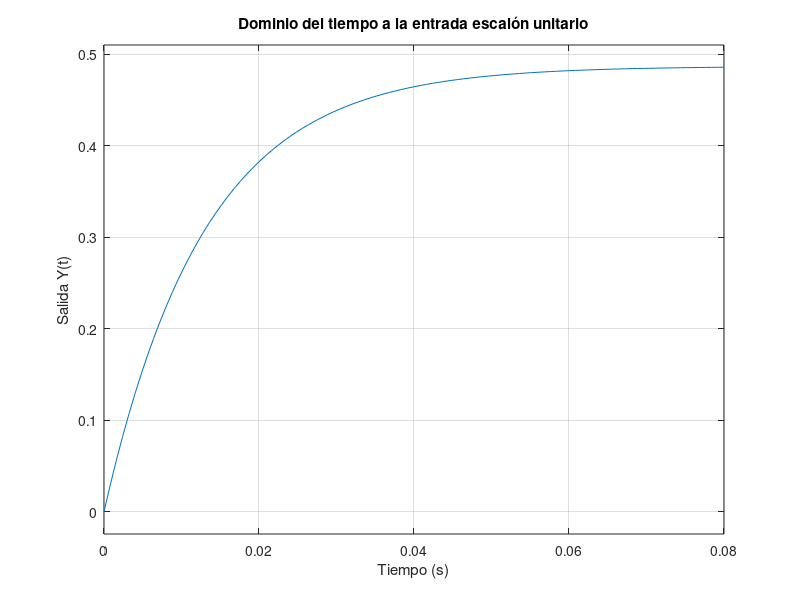

Write the MATLAB code that produced this figure.
% Codigo 2
clc; clear; close all;

% Definir la variable de Laplace
 s = tf('s');

% Definir las funciones de transferencia dadas en la imagen
 G = tf([1] , [2 4]);
 H = tf([2]);
 K = 75;
 

%% Paso 1: Combinación de G y K en serie
GK = series(K,G) ; % Multiplicación de bloques en serie

%% Paso 2: Simplificación de la malla de retroalimentación con H
% Aplicar la fórmula de realimentación negativa: Geq = G / (1 + G*H)
G_final = feedback(GK, H); % Retroalimentación negativa con H

% Mostrar la función de transferencia final
disp('La función de transferencia final Y(s)/U(s) es:');
G_final

% Respuesta al escalón unitario
step(G_final)
title('Dominio del tiempo a la entrada escalón unitario')
xlabel('Tiempo (s)')
ylabel('Salida Y(t)')
grid on
